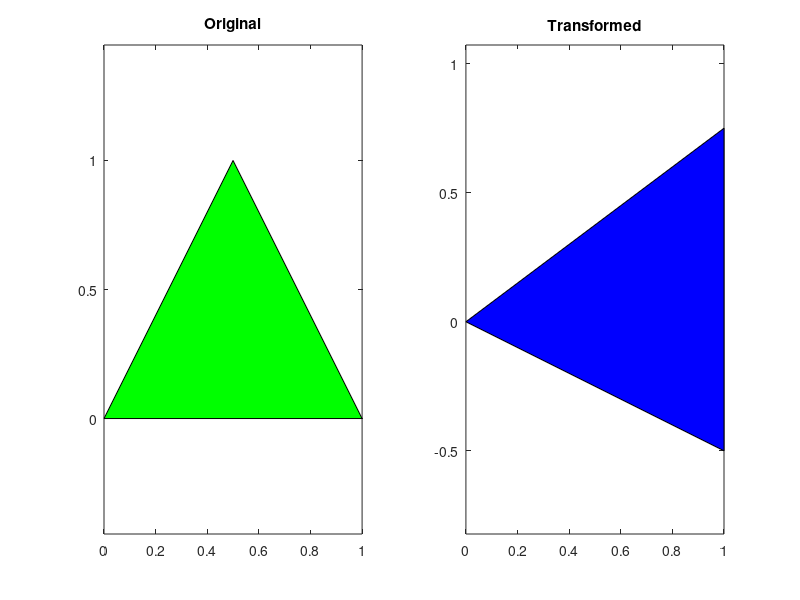

Write MATLAB code to recreate this figure.


A = [1 0.5; -0.5 1];
triangle = [0 1 0.5 0; 0 0 1 0];  % Corrected 'traingle' to 'triangle'

transformed = A * triangle;

figure;

subplot(1,2,1);
fill(triangle(1,:), triangle(2,:), 'g');
title('Original');
axis equal;

subplot(1,2,2);
fill(transformed(1,:), transformed(2,:), 'b');
title('Transformed');
axis equal;
